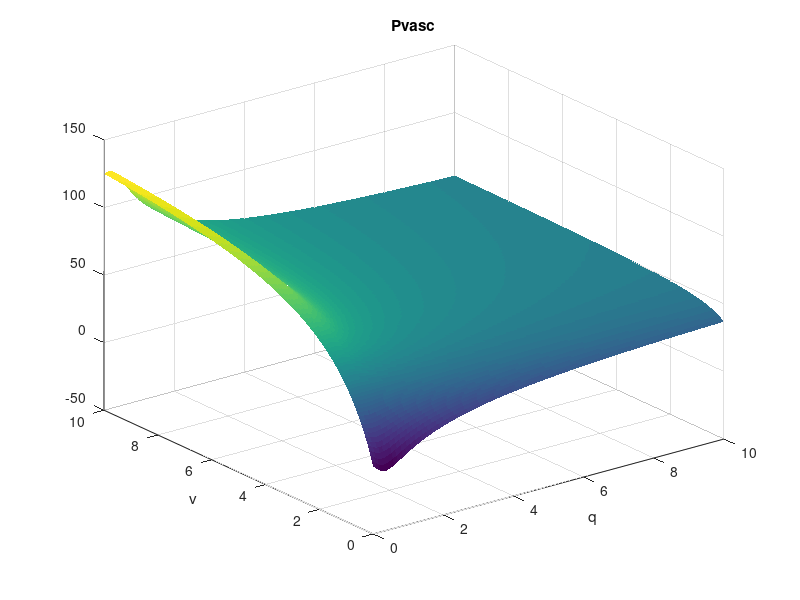
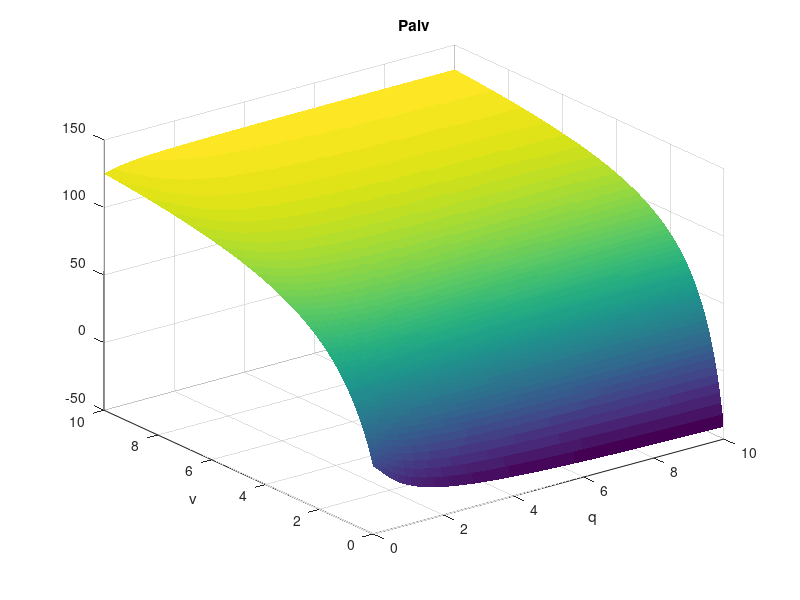
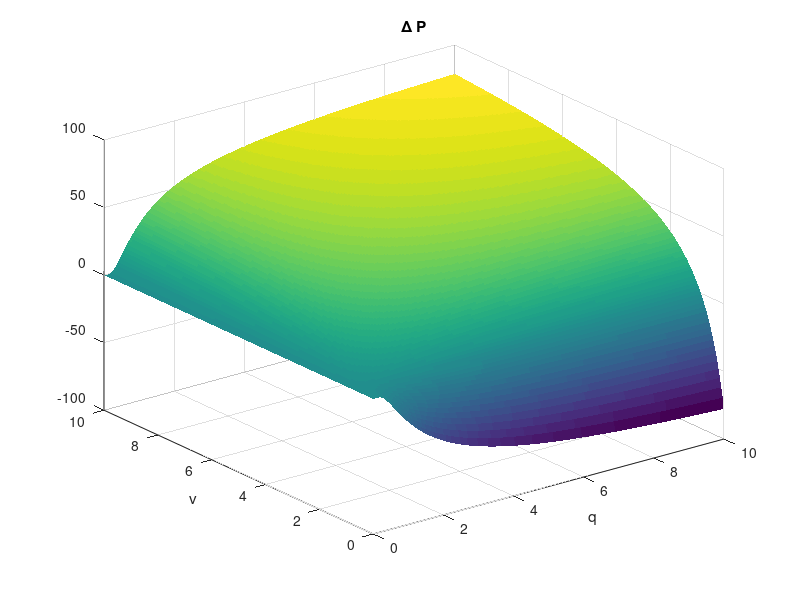
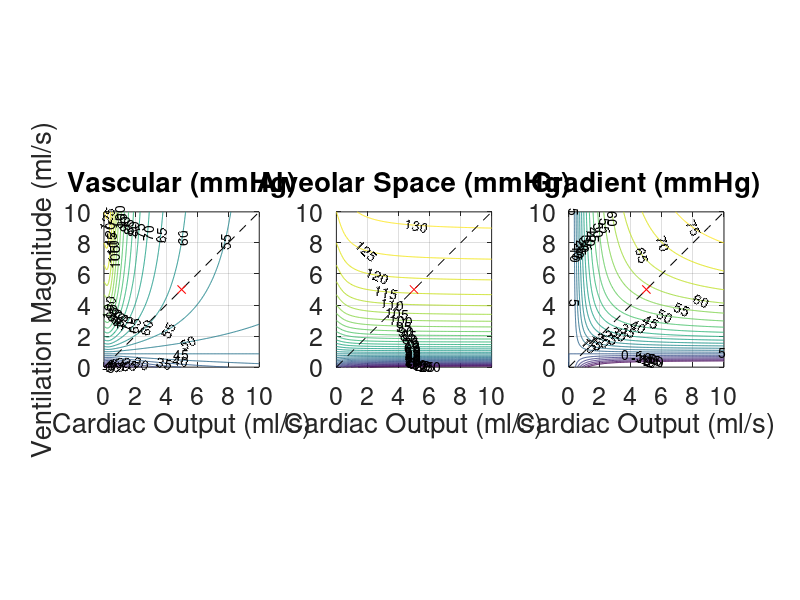

MATLAB code for these plots, in order:
clear; close all; clc;

%%% parameters
D     = 1;   %apparent diffusion (ml/s)
Pair  = 150; %atmospheric oxygen partial pressure (mmHg)
Pin   = 45;  %mixed venous oxygen partial pressure - pulmonary inlet (mmHg)
Vvasc = 1;   %volume of vascular space (ml)
Valv  = 1;   %alveolar volume (ml)

Vp = 5; %ventilation flow (ml/s)
Qp = 5; %blood flow (ml/s)

par = [D Pair Pin Vvasc Valv Vp  Qp]; %parameters vector for ODE system

%%% grid for contour plot
de = 0.05;
q  = 0:de:10;
v  = 0:de:10;
[Q,V] = meshgrid(q,v);

% computing contour plot
palv  = (Pin*Q.*(1-exp(-D./Q))-V.*Pair)./(Q.*(1-exp(-D./Q))-V-2*D);
pvasc = palv + (Pin-palv).*exp(-D./Q);

dpac  = palv - pvasc;

%%% solve system of ODEs
% X0 = [Pin Pair];
% [t,X] = ode45(@ModelC_RHS,[0 10],X0,[],par);

%%% plots
figure;
surf(Q,V,pvasc, 'EdgeColor','none')
title('Pvasc')
xlabel('q')
ylabel('v')
% set(gca,'zscale','log')
% axis equal

figure;
surf(Q,V,palv, 'EdgeColor','none')
title('Palv')
xlabel('q')
ylabel('v')
% set(gca,'zscale','log')
% axis equal

figure;
surf(Q,V,dpac, 'EdgeColor','none')
title('\Delta P')
xlabel('q')
ylabel('v')
% set(gca,'zscale','log')
% axis equal

% figure;
% plot(t,X)


CON = -30:5:150;
x = 0:10;
figure;
subplot(1,3,1)
contour(Q,V,pvasc,CON,'ShowText','on')
hold on
plot(x,x,'k--')
hold on
plot(5,5,'rx')
set(gca,'fontsize',18)
title('Vascular (mmHg)')
xlabel('Cardiac Output (ml/s)')
ylabel('Ventilation Magnitude (ml/s)')
axis equal
grid on

% figure;
subplot(1,3,2)
contour(Q,V,palv,CON,'ShowText','on')
hold on
plot(x,x,'k--')
hold on
plot(5,5,'rx')
set(gca,'fontsize',18)
title('Alveolar Space (mmHg)')
xlabel('Cardiac Output (ml/s)')
axis equal
grid on

% figure;
subplot(1,3,3)
contour(Q,V,dpac,CON,'ShowText','on')
hold on
plot(x,x,'k--')
hold on
plot(5,5,'rx')
set(gca,'fontsize',18)
title('Gradient (mmHg)')
xlabel('Cardiac Output (ml/s)')
axis equal
grid on


figure;
subplot(1,3,1)
contour(Q,V,pvasc,'ShowText','on')
hold on
plot(x,x,'k--')
hold on
plot(5,5,'rx')
set(gca,'fontsize',18)
title('Vascular (mmHg)')
xlabel('Cardiac Output (ml/s)')
ylabel('Ventilation Magnitude (ml/s)')
axis equal
grid on

% figure;
subplot(1,3,2)
contour(Q,V,palv,'ShowText','on')
hold on
plot(x,x,'k--')
hold on
plot(5,5,'rx')
set(gca,'fontsize',18)
title('Alveolar Space (mmHg)')
xlabel('Cardiac Output (ml/s)')
axis equal
grid on

% figure;
subplot(1,3,3)
contour(Q,V,dpac,'ShowText','on')
hold on
plot(x,x,'k--')
hold on
plot(5,5,'rx')
set(gca,'fontsize',18)
title('Gradient (mmHg)')
xlabel('Cardiac Output (ml/s)')
axis equal
grid on

